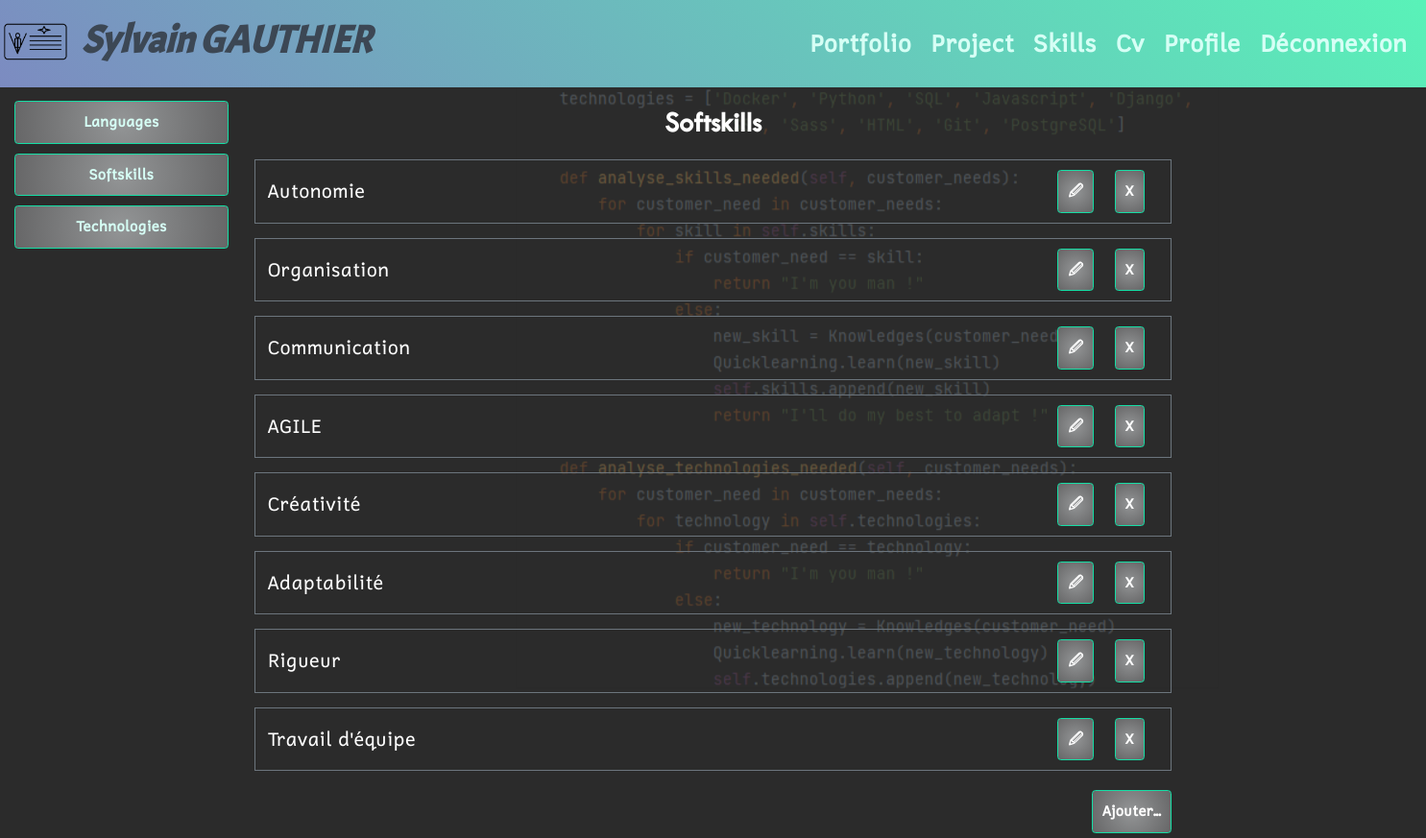
Page /skill/softskill/ (signed in) on the committed database.
### users/models/customuser.py (models this page shows, shortened)
class CustomUser(AbstractUser):
    first_name = models.CharField(
        max_length=25,
        verbose_name='First name',
        blank=True
    )
    last_name = models.CharField(
        max_length=25,
        verbose_name='Last name'
    )
    email = models.EmailField(
        max_length=100,
        verbose_name='Email',
        unique=True
    )
    phone_number_regex = RegexValidator(
        regex='(0|\\+33|0033)[1-9][0-9]{8}'
    )
    phone = models.CharField(
        max_length=20,
        verbose_name='Phone',
        blank=True,
        validators=[phone_number_regex]
    )
    mobile = models.CharField(
        max_length=20,
        verbose_name='Mobile',
        blank=True,
        validators=[phone_number_regex]
    )
    birth_date = models.DateField(
        blank=True,
        null=True
    )
    number = models.PositiveIntegerField(
        validators=[MaxValueValidator(9999)],
        blank=True,
        null=True,
        verbose_name='Street number'
    )
    street = models.CharField(
        max_length=100,
        blank=True,
        null=True,
        verbose_name='Street name'
    )
    city = models.CharField(
        max_length=64,
        blank=True,
        null=True,
        verbose_name='City'
    )
    state = models.CharField(
        max_length=2,
        validators=[MinLengthValidator(2)],
        blank=True,
        null=True,
        verbose_name='State'
    )
    zip_code = models.PositiveIntegerField(
        validators=[MaxValueValidator(99999)],
        blank=True,
        null=True,
        verbose_name='Zip code'
    )
    country = CountryField(
        blank_label="(select country)",
        blank=True,
        null=True,
        verbose_name='Country'
    )
    linkedin_url = models.URLField(
        max_length=200,
        blank=True,
        null=True
    )
    git_url = models.URLField(
        max_length=200,
        blank=True,
        null=True
    )
    profile_photo = models.ImageField(
        verbose_name='photo de profile',
        default='default_profile.png'
    )
    guest_access_code = models.CharField(
        max_length=20,
        blank=True,
        null=True,
        verbose_name='Guest Access Code'
    )
    guest_access_code_set_at = models.DateTimeField(
        blank=True,
        null=True,
        verbose_name='Guest Access Code Set At'
    )
    IMAGE_MAX_SIZE = (215, 215)

### skill/models/softskill.py (models this page shows, shortened)
class SoftSkill(models.Model):
    title = models.CharField(
        verbose_name='Soft Skill',
        max_length=40,
        blank=False,
        null=False
    )
    level = models.PositiveIntegerField(validators=[MinValueValidator(0),
                                                    MaxValueValidator(5)],
                                        default=0,
                                        verbose_name='Level')
    summary = models.TextField(
        max_length=600,
        null=True,
        blank=True
    )
    user = models.ForeignKey(settings.AUTH_USER_MODEL,
                             null=True,
                             on_delete=models.CASCADE)

### skill/views/softskill_views.py (the view)
# urls.py: path('', cv_views.index, name='cv_home'),
@login_required
def index(request):
    softskills = SoftSkill.objects.filter(
        Q(user=request.user)
    )
    return render(request,
                  'skill/softskills_index.html',
                  context={'softskills': softskills}
                  )

### skill/templates/skill/softskills_index.html
{% extends 'index.html' %}
{% block sidebar %}
    {% include 'skill/partials/skills_menu_snippet.html' %}
{% endblock sidebar %}
{% block content %}
    <div class="text-center">
        <h2>Softskills</h2>
    </div>
    {% for instance in softskills %}
        <div class="ticket border border-secondary m-4 p-2 row">
            <div class="align-self-center col-sm-6">
                {% include 'skill/partials/softskill_snippet.html' with softskill=instance %}
            </div>
            <div class="text-end col-sm-6">
                <a class="btn btn-secondary mt-2 mb-2 me-4" href="{% url 'skill:edit_softskill' instance.id %}">
                    🖉
                </a>
                <a class="btn btn-secondary mt-2 mb-2 me-4" href="{% url 'skill:delete_softskill' instance.id %}">
                    X
                </a>
            </div>
        </div>
    {% endfor %}
    <div class="text-end">
        <a class="btn btn-secondary mt-2 mb-2 me-4" href="{% url 'skill:create_softskill' %}">
            Ajouter...
        </a>
    </div>
{% endblock content %}

### templates/index.html (shortened to what this page needs)
<!DOCTYPE html>
{% load static %}
<html lang="fr">
<head>
    <link rel="stylesheet" href="{% static 'css/bootstrap.css' %}">
    <link rel="stylesheet" href="{% static 'css/style.css' %}">
    <link rel="stylesheet" type="text/css" href="{% static 'css/cv_printing.css' %}" media="print">
</head>
<body>
    {% if not access_code %}
    <header class="fixed-content">
        <nav class="navbar navbar-expand-sm">
            <a class="navbar-brand" href="{% url 'index' %}">
                <img src="{% static 'img/VcardOnline_logo.png' %}">
            </a>
        {% if user.is_authenticated %}
                <h1 class="header__logo">
                    {{ user.first_name }} {{ user.last_name }}
                </h1>
        {% else %}
                <h1 class="header__logo">
                    VP Card Online
                </h1>
        {% endif %}
            <div class="collapse navbar-collapse" id="navbarSupportedContent">
                <ul class="navbar-nav ms-auto mx-4">
                {% if user.is_authenticated %}
                    <li class="nav-item nav__link"> <a class="nav-link" href="{% url 'portfolio:portfolio_home' %}">Portfolio</a> </li>
                    <li class="nav-item nav__link"> <a class="nav-link" href="{% url 'project:project_home' %}">Project</a> </li>
                    <li class="nav-item nav__link"> <a class="nav-link" href="{% url 'skill:skill_home' %}">Skills</a> </li>
                    <li class="nav-item nav__link"> <a class="nav-link" href="{% url 'cv:cv_home' %}">Cv</a> </li>
                    <li class="nav-item nav__link"> <a class="nav-link" href="{% url 'users:profile_home' %}">Profile</a> </li>
                    <li class="nav-item nav__link"> <a class="nav-link" href="{% url 'users:logout' %}">Déconnexion</a> </li>
                {% else %}
                    <li class="nav-item nav__link"> <a class="nav-link" href="{% url 'access_code' %}">enter ID</a> </li>
                    <li class="nav-item nav__link"> <a class="nav-link" href="{% url 'users:login' %}">login</a> </li>
                    <li class="nav-item nav__link"> <a class="nav-link" href="{% url 'users:signup' %}">signup</a> </li>
                {% endif %}
                </ul>
            </div>
        </nav>
    </header>
    {% endif %}
    <div class="background-image kenburns-bottom-left"></div>
    <div class="mainscreen row">
        {% if user.is_authenticated or access_code %}
            {% if user.is_authenticated %}
            <div class="sidebar col-sm-2">
            {% else %}
            <div class="sidebar_portfolio sidebar_portfolio-shiny-border col-sm-4">
            {% endif %}
                {% block sidebar %}{% endblock sidebar %}
            </div>
            <div class="display col-sm-8">
        {% else %}
            <div class="display col-12">
        {% endif %}
        {% block content %}{% endblock content %}
        </div>
    </div>
</body>
</html>

### skill/templates/skill/partials/softskill_snippet.html
<div>
    {{ softskill.title }}
</div>

### static/css/style.css (style rules this page uses)
.kenburns-bottom-left { -webkit-animation: kenburns-bottom-left 5s ease-out both; animation: kenburns-bottom-left 5s ease-out both; }
*, *::after, *::before { margin: 0; padding: 0; box-sizing: inherit; }
html { font-size: 62.5%; max-width: 100%; overflow-x: hidden; }
body { max-width: 100%; overflow-x: hidden; box-sizing: border-box; background: #2b2b2b; }
h1 { font-family: "acmeregular", sans-serif; font-weight: 900; font-size: 5rem; font-style: italic; }
h2 { font-family: "fontscorecomttwcenmt", sans-serif; font-weight: 900; font-size: 3rem; margin-bottom: 2rem; }
.fixed-content { top: 0; position: fixed; }
.background-image { position: absolute; background-image: url("../img/background_sga.png"); background-size: auto auto; background-position: center; background-repeat: no-repeat; width: 100%; height: 80%; opacity: 0.3; z-index: -1; }
body { font-family: "cadmanregular", sans-serif; color: black; font-size: 2rem; font-weight: 300; line-height: 1.7; }
header { width: 100%; height: auto; z-index: 3; }
header img { width: 75px; height: 75px; }
.header__logo { font-size: 4rem; color: #3c4754; }
.navbar { background: rgb(124, 139, 193); background: linear-gradient(45deg, rgb(124, 139, 193) 0%, rgb(89, 242, 184) 100%); }
.nav-item { display: inline; font-size: 2.5rem; margin-left: 1rem; }
.nav-item a { text-decoration: none; color: #D6FFF5; font-weight: 900; }
.btn { padding: 1rem; border: 0.1rem solid #15DEA5; color: #fff; font-size: 15px; font-weight: 900; background: #2b2b2b; background: radial-gradient(circle, rgb(147, 149, 150) 0%, rgb(102, 102, 103) 100%); cursor: pointer; transition: color 1s, background 1s; }
.mainscreen { color: #fff; margin-top: 110px; }
.display { margin: auto; }
.sidebar { background: #2b2b2b; justify-content: center; top: 10rem; position: fixed; z-index: 2; }

### static/css/cv_printing.css (style rules this page uses)
@media all { header, header__logo, header img, nav, button, .quote, footer { display: none; } }
@media all { html { font-size: 40%; } }
@media all { body { box-sizing: border-box; background: none; } }
@media all { h1 { font-family: "acmeregular", sans-serif; font-weight: 900; font-size: 16pt; font-style: italic; } }
@media all { h2 { font-family: "fontscorecomttwcenmt", sans-serif; font-weight: 900; font-size: 14pt; margin-bottom: 5pt; } }

### rows in the picture
CustomUser: first_name "Sylvain", last_name "GAUTHIER"
SoftSkill: title "Autonomie"
SoftSkill: title "Organisation"
SoftSkill: title "Communication"
SoftSkill: title "AGILE"
SoftSkill: title "Créativité"
SoftSkill: title "Adaptabilité"
SoftSkill: title "Rigueur"
SoftSkill: title "Travail d'équipe"
